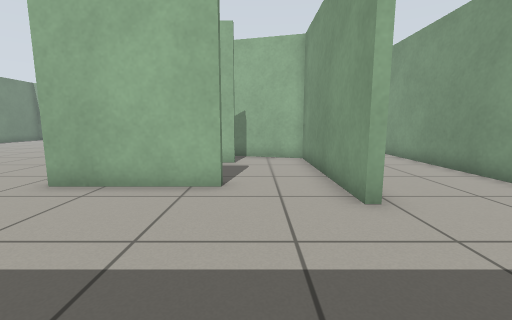
View 1 (above)

17 first-person views from a walk through a world built for the Gazebo simulator. The camera is 0.72 m above the floor, tilts 8° down and sees 90° across. The floor is counted in squares, 0.5 m on a side. Each view is taken from the middle of a square. On the plan, view 1 faces up. The plan holds only what a view shows up to about 13 squares ahead; the rest is blank.

View 2
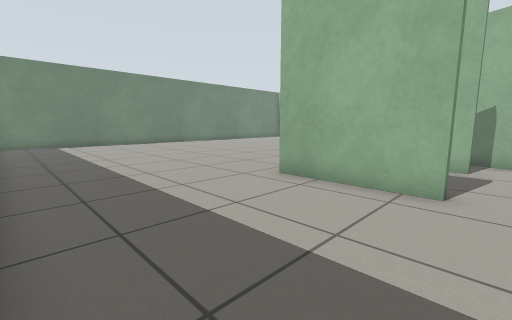

View 3
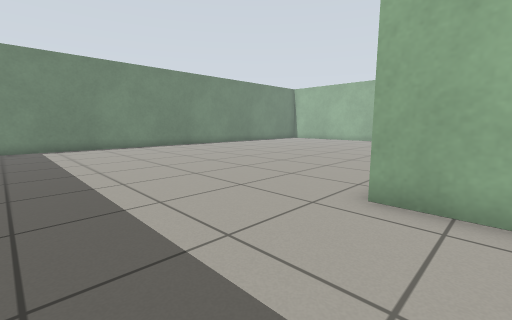

View 4
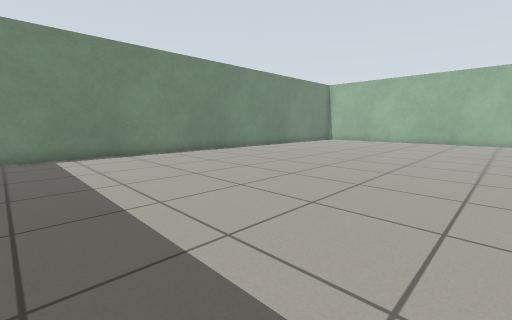

View 5
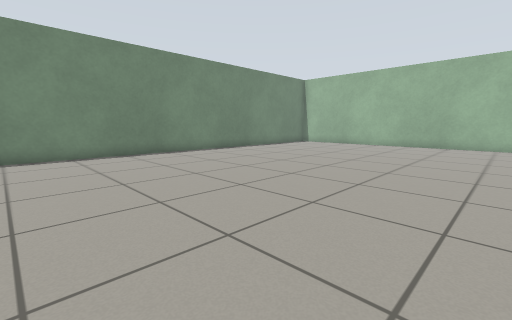

View 6
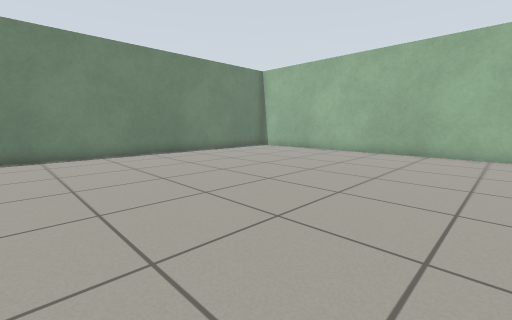

View 7
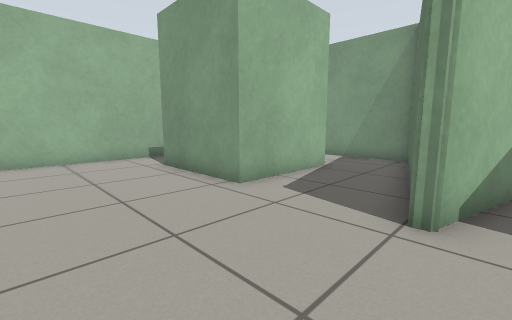

View 8
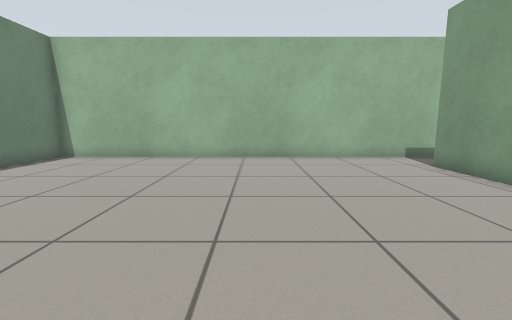

View 9
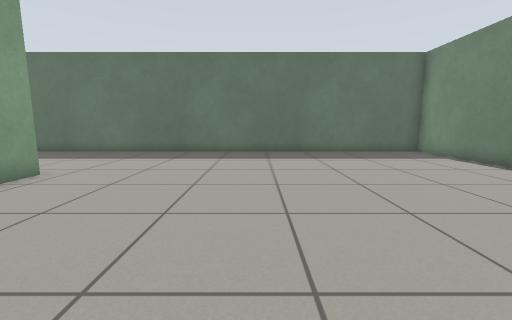

View 10
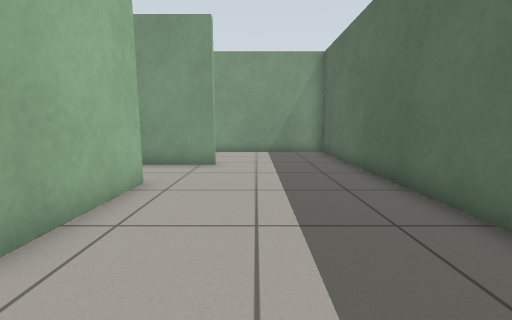

View 11
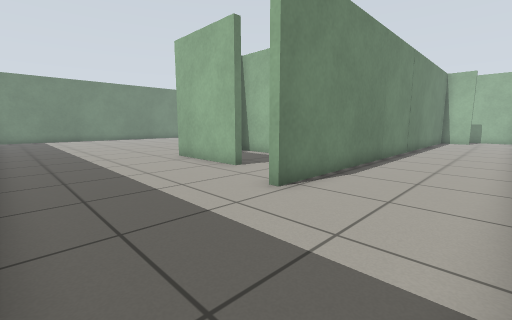

View 12
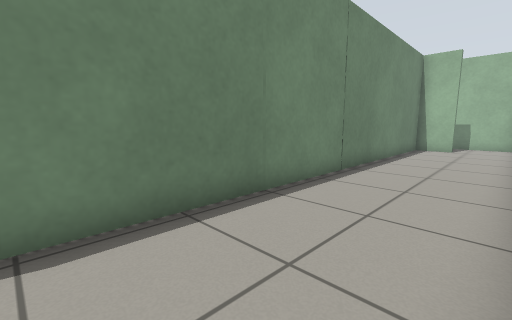

View 13
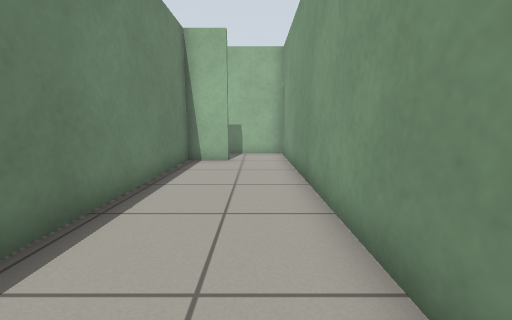

View 14
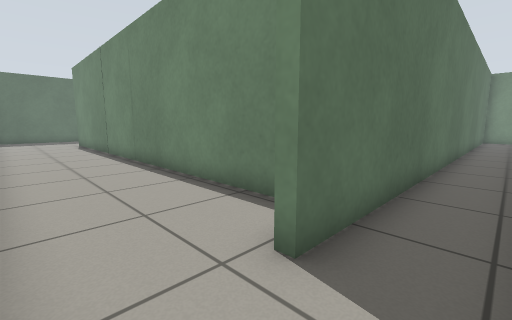

View 15
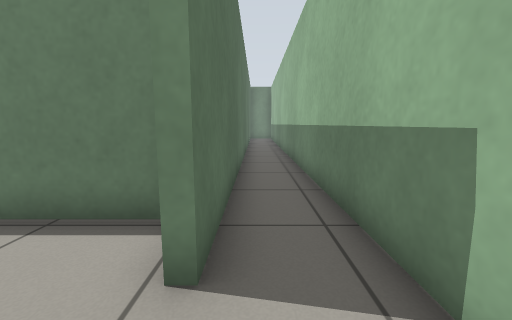

View 16
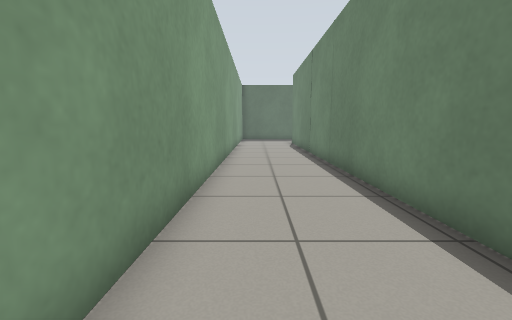

View 17
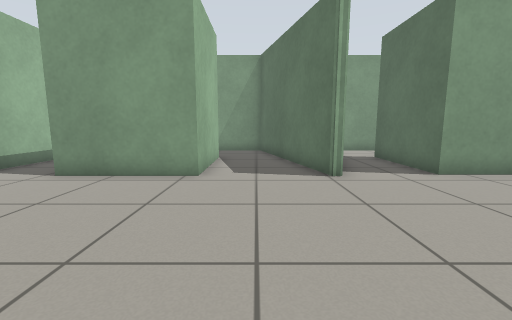

### Floor plan
Ten units are one square. View 1 is at (0, 0); x grows to the right and y downward. Boxes are objects, and circles mark ways between rooms. Rooms are numbered by the first view taken in them; rooms with no view inside come last. Other rooms are left out.
<svg viewBox="-200 -260 268 269">
<path fill="none" stroke="#000" d="M-51 -128 20 -147 20 -184M-50 -76 -50 -98 -8 -98M6 -112 -51 -127M-7 -58 -50 -58 -50 -70M-9 -166 -50 -166 -50 -207M-195 -165 -195 4 16 4M20 -45 20 -55M-18 -232 -195 -232 -195 -204M40 -232 23 -232 23 -45 20 -45M-114 -235 40 -235M16 4 63 4 63 -255 -74 -255M-8 -98 -8 -95 -35 -95M20 -55 20 -108 6 -112"/>
<circle cx="20" cy="-20" r="3" fill="#2a7"/>
<circle cx="0" cy="-100" r="3" fill="#2a7"/>
<circle cx="5" cy="-60" r="3" fill="#2a7"/>
<text x="-100" y="-110">1</text>
<text x="30" y="-160">2</text>
<text x="-10" y="-80">3</text>
</svg>
Room 1 opens to room 2. Room 1 opens to room 3.

Where each view was taken, in squares from view 1:
view 1: 0 up, 0 right, facing up
view 2: 0 up, 0 right, facing up-left
view 3: 1 up, 3 left, facing up-left
view 4: 1 up, 7 left, facing up-left
view 5: 5 up, 7 left, facing up-left
view 6: 10 up, 7 left, facing up-left
view 7: 12 up, 9 left, facing up-right
view 8: 12 up, 11 left, facing up
view 9: 13 up, 11 left, facing down
view 10: 3 up, 7 left, facing right
view 11: 0 up, 6 right, facing up-left
view 12: 7 up, 6 right, facing up-left
view 13: 13 up, 5 right, facing up
view 14: 25 up, 6 right, facing down-left
view 15: 24 up, 6 right, facing left
view 16: 24 up, 5 right, facing down
view 17: 15 up, 12 left, facing right
